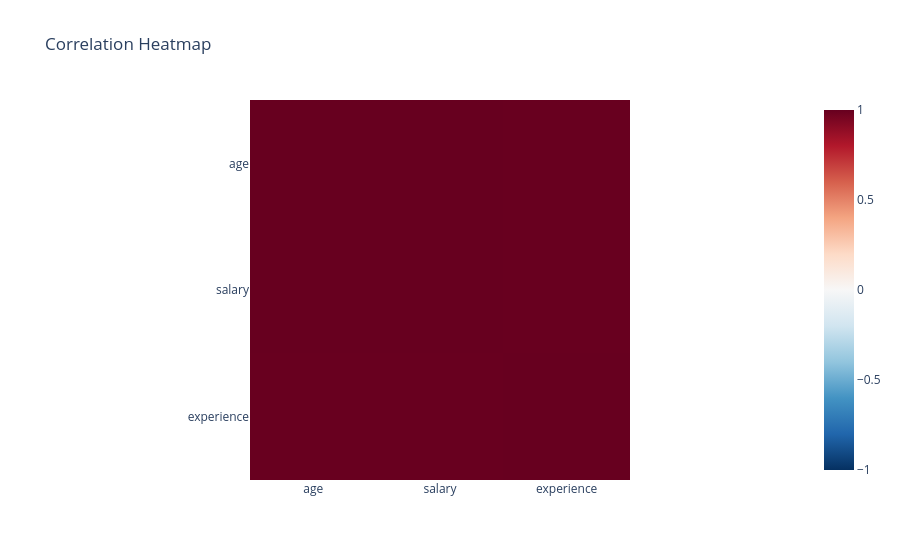

The cell this chart's notebook holds for it:
### Markdown cell above
### Correlation Analysis

### Code cell
corr = df.select_dtypes(include='number').corr()
px.imshow(corr, color_continuous_scale='RdBu_r', zmin=-1, zmax=1, title='Correlation Heatmap')

### Figure 1 — Plotly figure (JSON) as saved in the notebook; plotly's stock layout.template omitted (floating-point values rounded to 4 significant figures)
{"data": [{"coloraxis": "coloraxis", "hovertemplate": "x: %{x}<br>y: %{y}<br>color: %{z}<extra></extra>", "name": "0", "type": "heatmap", "x": ["age", "salary", "experience"], "xaxis": "x", "y": ["age", "salary", "experience"], "yaxis": "y", "z": [[1.0, 0.9995, 0.9972], [0.9995, 1.0, 0.998], [0.9972, 0.998, 1.0]]}], "layout": {"coloraxis": {"cmax": 1, "cmin": -1, "colorscale": [[0, "rgb(5,48,97)"], [0.1, "rgb(33,102,172)"], [0.2, "rgb(67,147,195)"], [0.3, "rgb(146,197,222)"], [0.4, "rgb(209,229,240)"], [0.5, "rgb(247,247,247)"], [0.6, "rgb(253,219,199)"], [0.7, "rgb(244,165,130)"], [0.8, "rgb(214,96,77)"], [0.9, "rgb(178,24,43)"], [1, "rgb(103,0,31)"]]}, "title": {"text": "Correlation Heatmap"}, "xaxis": {"anchor": "y", "constrain": "domain", "domain": [0, 1], "scaleanchor": "y"}, "yaxis": {"anchor": "x", "autorange": "reversed", "constrain": "domain", "domain": [0, 1]}}}
